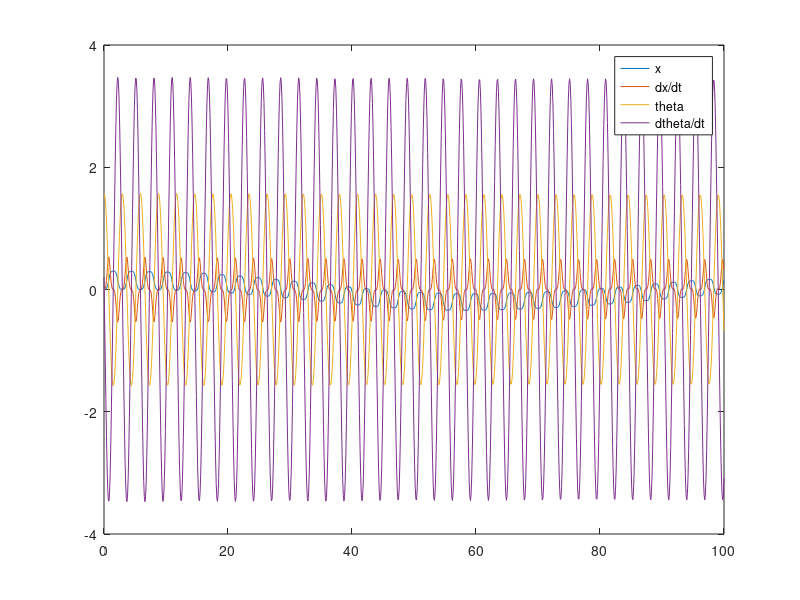

Reproduce this figure in MATLAB.
m_c = 4; % Mass of the cart
m_p = 1.5; % Mass of the pendulum
l = 1.5; % Length of the pendulum
g = -10;

% https://underactuated.csail.mit.edu/acrobot.html#cart_pole %

% y = [x, dx/dt, theta, dtheta/dt]
function dy = dynamics(y, m_c, m_p, l, g, u)

D = (m_c + m_p*(sin(y(3))^2));

dy = zeros(4,1);
dy(1, 1) = y(2);
dy(2, 1) = (1/D) * (u + m_p * sin(y(3)) * (l * y(4)^2 + g * cos(y(3))));
dy(3, 1) = y(4);
dy(4, 1) = -(1/(D*l)) * (-u * cos(y(3)) - m_p * l * y(4)^2 * cos(y(3))*sin(y(3)) - (m_c+m_p)*g*sin(y(3)));

end

tspan = 0:.1:100;
y0 = [0; 0; pi/2; 0.2];
[t, y] = ode45(@(t, y)dynamics(y, m_c, m_p, l, g, 0), tspan, y0)
plot(t, y)
legend('x', 'dx/dt', 'theta', 'dtheta/dt')